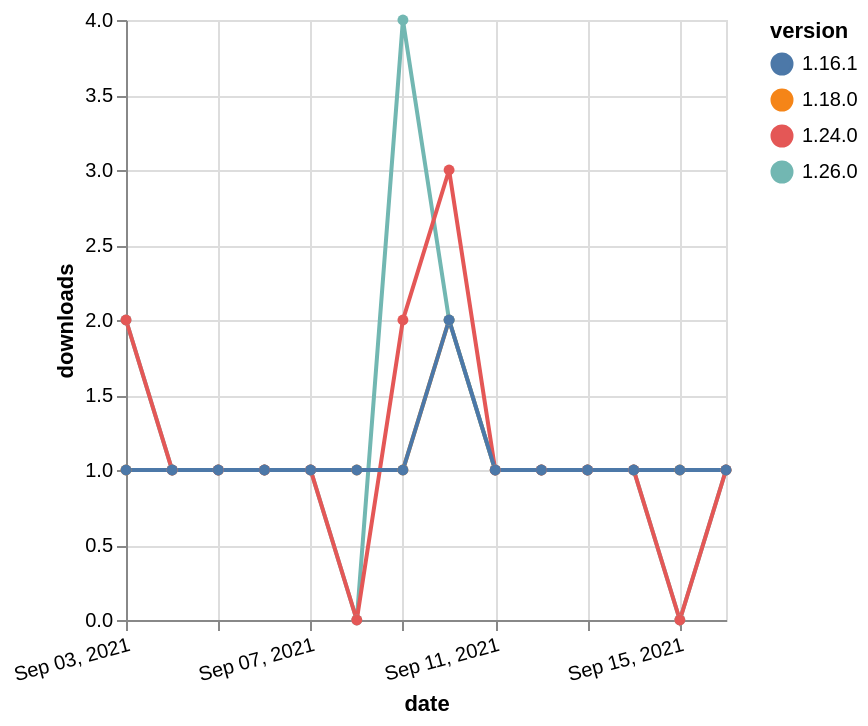

Describe this chart as a Vega-Lite specification.
### Vega-Lite specification from a JSON file in a GitHub repository (floating-point values rounded to 4 significant figures)
{"$schema": "https://vega.github.io/schema/vega-lite/v5.json", "description": "A simple bar chart with embedded data.", "data": {"values": [{"date": "2021-09-03", "total": 221, "delta": 1, "version": "1.18.0"}, {"date": "2021-09-04", "total": 222, "delta": 1, "version": "1.18.0"}, {"date": "2021-09-05", "total": 223, "delta": 1, "version": "1.18.0"}, {"date": "2021-09-06", "total": 224, "delta": 1, "version": "1.18.0"}, {"date": "2021-09-07", "total": 225, "delta": 1, "version": "1.18.0"}, {"date": "2021-09-08", "total": 226, "delta": 1, "version": "1.18.0"}, {"date": "2021-09-09", "total": 227, "delta": 1, "version": "1.18.0"}, {"date": "2021-09-10", "total": 229, "delta": 2, "version": "1.18.0"}, {"date": "2021-09-11", "total": 230, "delta": 1, "version": "1.18.0"}, {"date": "2021-09-12", "total": 231, "delta": 1, "version": "1.18.0"}, {"date": "2021-09-13", "total": 232, "delta": 1, "version": "1.18.0"}, {"date": "2021-09-14", "total": 233, "delta": 1, "version": "1.18.0"}, {"date": "2021-09-15", "total": 234, "delta": 1, "version": "1.18.0"}, {"date": "2021-09-16", "total": 235, "delta": 1, "version": "1.18.0"}, {"date": "2021-09-03", "total": 118, "delta": 2, "version": "1.26.0"}, {"date": "2021-09-04", "total": 119, "delta": 1, "version": "1.26.0"}, {"date": "2021-09-05", "total": 120, "delta": 1, "version": "1.26.0"}, {"date": "2021-09-06", "total": 121, "delta": 1, "version": "1.26.0"}, {"date": "2021-09-07", "total": 122, "delta": 1, "version": "1.26.0"}, {"date": "2021-09-08", "total": 122, "delta": 0, "version": "1.26.0"}, {"date": "2021-09-09", "total": 126, "delta": 4, "version": "1.26.0"}, {"date": "2021-09-10", "total": 128, "delta": 2, "version": "1.26.0"}, {"date": "2021-09-11", "total": 129, "delta": 1, "version": "1.26.0"}, {"date": "2021-09-12", "total": 130, "delta": 1, "version": "1.26.0"}, {"date": "2021-09-13", "total": 131, "delta": 1, "version": "1.26.0"}, {"date": "2021-09-14", "total": 132, "delta": 1, "version": "1.26.0"}, {"date": "2021-09-15", "total": 132, "delta": 0, "version": "1.26.0"}, {"date": "2021-09-16", "total": 133, "delta": 1, "version": "1.26.0"}, {"date": "2021-09-03", "total": 180, "delta": 2, "version": "1.24.0"}, {"date": "2021-09-04", "total": 181, "delta": 1, "version": "1.24.0"}, {"date": "2021-09-05", "total": 182, "delta": 1, "version": "1.24.0"}, {"date": "2021-09-06", "total": 183, "delta": 1, "version": "1.24.0"}, {"date": "2021-09-07", "total": 184, "delta": 1, "version": "1.24.0"}, {"date": "2021-09-08", "total": 184, "delta": 0, "version": "1.24.0"}, {"date": "2021-09-09", "total": 186, "delta": 2, "version": "1.24.0"}, {"date": "2021-09-10", "total": 189, "delta": 3, "version": "1.24.0"}, {"date": "2021-09-11", "total": 190, "delta": 1, "version": "1.24.0"}, {"date": "2021-09-12", "total": 191, "delta": 1, "version": "1.24.0"}, {"date": "2021-09-13", "total": 192, "delta": 1, "version": "1.24.0"}, {"date": "2021-09-14", "total": 193, "delta": 1, "version": "1.24.0"}, {"date": "2021-09-15", "total": 193, "delta": 0, "version": "1.24.0"}, {"date": "2021-09-16", "total": 194, "delta": 1, "version": "1.24.0"}, {"date": "2021-09-03", "total": 235, "delta": 1, "version": "1.16.1"}, {"date": "2021-09-04", "total": 236, "delta": 1, "version": "1.16.1"}, {"date": "2021-09-05", "total": 237, "delta": 1, "version": "1.16.1"}, {"date": "2021-09-06", "total": 238, "delta": 1, "version": "1.16.1"}, {"date": "2021-09-07", "total": 239, "delta": 1, "version": "1.16.1"}, {"date": "2021-09-08", "total": 240, "delta": 1, "version": "1.16.1"}, {"date": "2021-09-09", "total": 241, "delta": 1, "version": "1.16.1"}, {"date": "2021-09-10", "total": 243, "delta": 2, "version": "1.16.1"}, {"date": "2021-09-11", "total": 244, "delta": 1, "version": "1.16.1"}, {"date": "2021-09-12", "total": 245, "delta": 1, "version": "1.16.1"}, {"date": "2021-09-13", "total": 246, "delta": 1, "version": "1.16.1"}, {"date": "2021-09-14", "total": 247, "delta": 1, "version": "1.16.1"}, {"date": "2021-09-15", "total": 248, "delta": 1, "version": "1.16.1"}, {"date": "2021-09-16", "total": 249, "delta": 1, "version": "1.16.1"}]}, "width": "container", "mark": {"type": "line", "point": {"filled": true}}, "encoding": {"x": {"field": "date", "type": "temporal", "timeUnit": "yearmonthdate", "title": "date", "axis": {"labelAngle": -15}}, "y": {"field": "delta", "type": "quantitative", "title": "downloads"}, "color": {"field": "version", "type": "nominal"}, "tooltip": {"field": "delta"}}}
